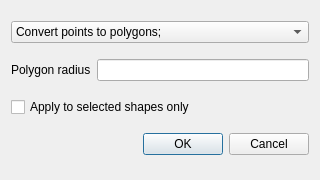
<?xml version="1.0" encoding="UTF-8"?>
<ui version="4.0">
 <class>CConvertShapesDlg</class>
 <widget class="QDialog" name="CConvertShapesDlg">
  <property name="geometry">
   <rect>
    <x>0</x>
    <y>0</y>
    <width>320</width>
    <height>180</height>
   </rect>
  </property>
  <property name="windowTitle">
   <string>Convert Map Shapes</string>
  </property>
  <layout class="QVBoxLayout" name="verticalLayout">
   <item>
    <widget class="QComboBox" name="c_conversion_type">
     <item>
      <property name="text">
       <string>Convert points to polygons;</string>
      </property>
     </item>
    </widget>
   </item>
   <item>
    <layout class="QHBoxLayout" name="horizontalLayout">
     <item>
      <widget class="QLabel" name="label">
       <property name="text">
        <string>Polygon radius</string>
       </property>
      </widget>
     </item>
     <item>
      <widget class="QLineEdit" name="c_radius"/>
     </item>
    </layout>
   </item>
   <item>
    <widget class="QCheckBox" name="c_selected_only">
     <property name="text">
      <string>Apply to selected shapes only</string>
     </property>
    </widget>
   </item>
   <item>
    <layout class="QHBoxLayout" name="horizontalLayout_2">
     <item>
      <spacer name="horizontalSpacer">
       <property name="orientation">
        <enum>Qt::Horizontal</enum>
       </property>
       <property name="sizeHint" stdset="0">
        <size>
         <width>98</width>
         <height>20</height>
        </size>
       </property>
      </spacer>
     </item>
     <item>
      <widget class="QPushButton" name="c_ok">
       <property name="text">
        <string>OK</string>
       </property>
      </widget>
     </item>
     <item>
      <widget class="QPushButton" name="c_cancel">
       <property name="text">
        <string>Cancel</string>
       </property>
      </widget>
     </item>
    </layout>
   </item>
  </layout>
 </widget>
 <resources/>
 <connections>
  <connection>
   <sender>c_ok</sender>
   <signal>clicked()</signal>
   <receiver>CConvertShapesDlg</receiver>
   <slot>OnOK()</slot>
   <hints>
    <hint type="sourcelabel">
     <x>125</x>
     <y>156</y>
    </hint>
    <hint type="destinationlabel">
     <x>42</x>
     <y>147</y>
    </hint>
   </hints>
  </connection>
  <connection>
   <sender>c_cancel</sender>
   <signal>clicked()</signal>
   <receiver>CConvertShapesDlg</receiver>
   <slot>OnCancel()</slot>
   <hints>
    <hint type="sourcelabel">
     <x>212</x>
     <y>154</y>
    </hint>
    <hint type="destinationlabel">
     <x>295</x>
     <y>138</y>
    </hint>
   </hints>
  </connection>
 </connections>
 <slots>
  <slot>OnOK()</slot>
  <slot>OnCancel()</slot>
 </slots>
</ui>
